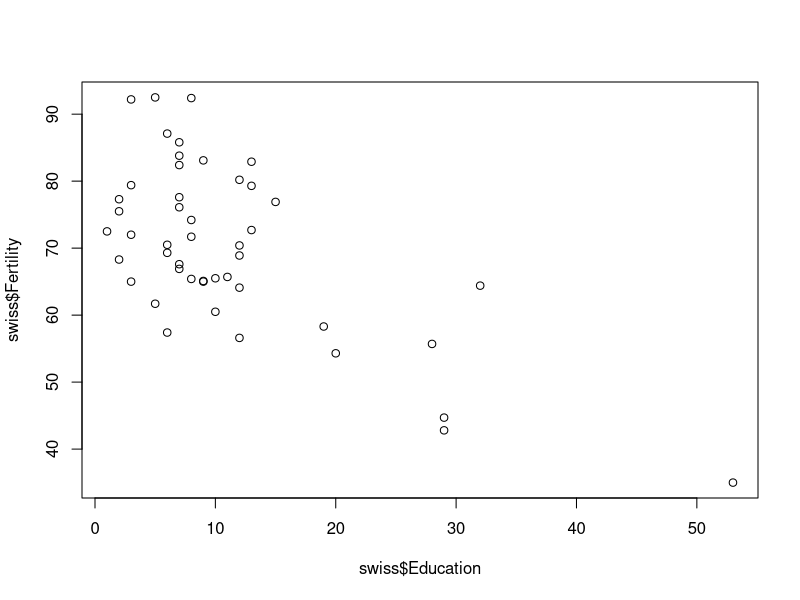
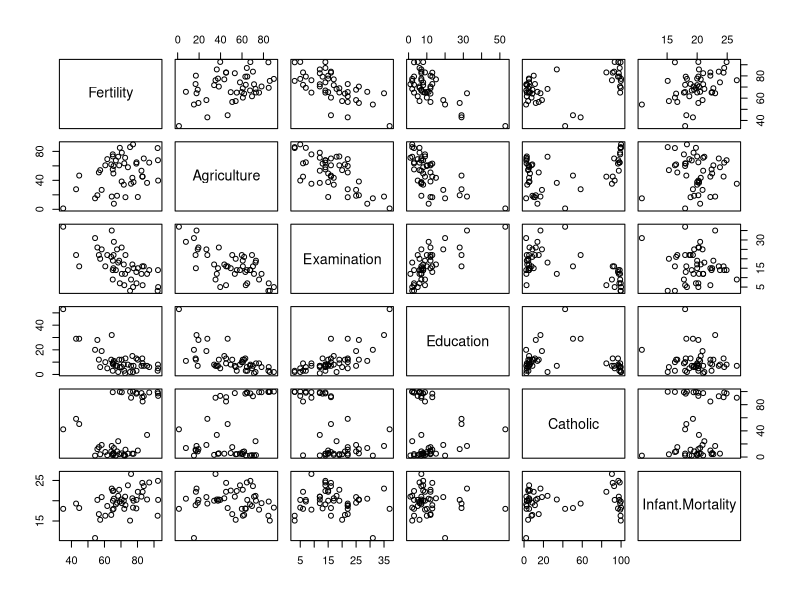
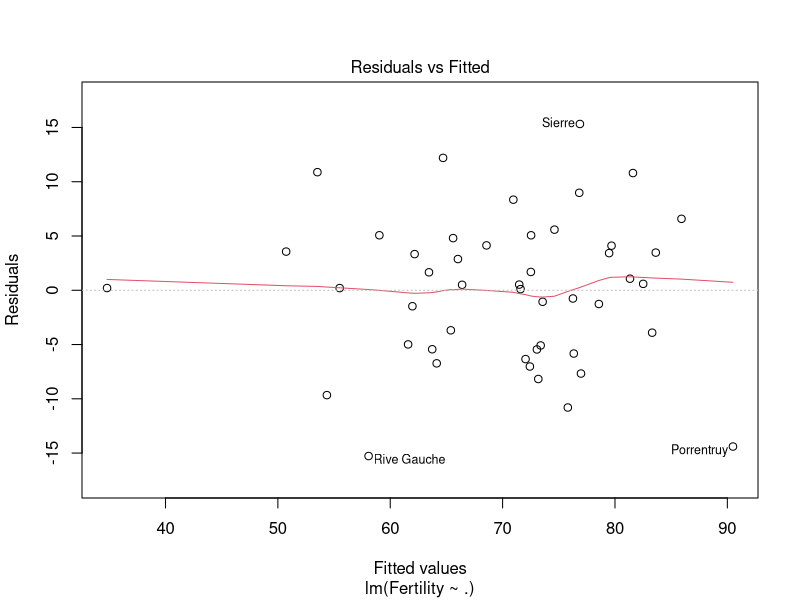
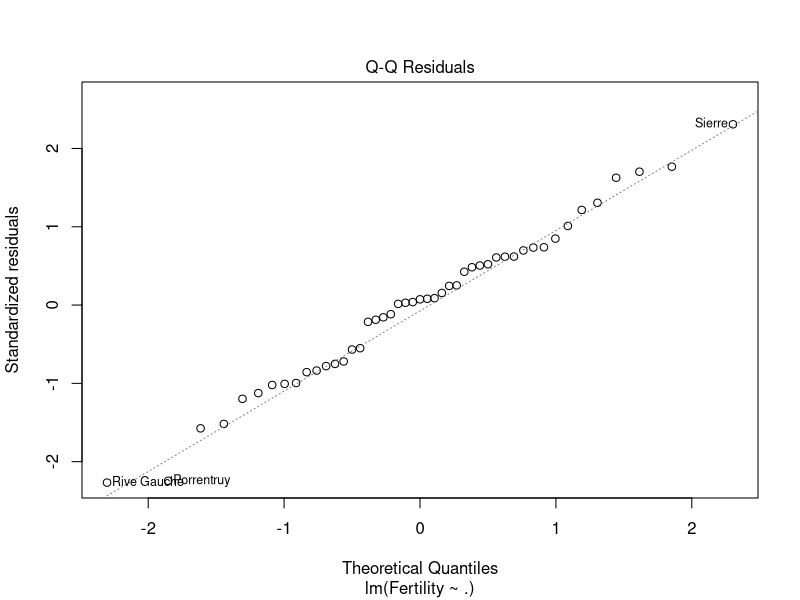
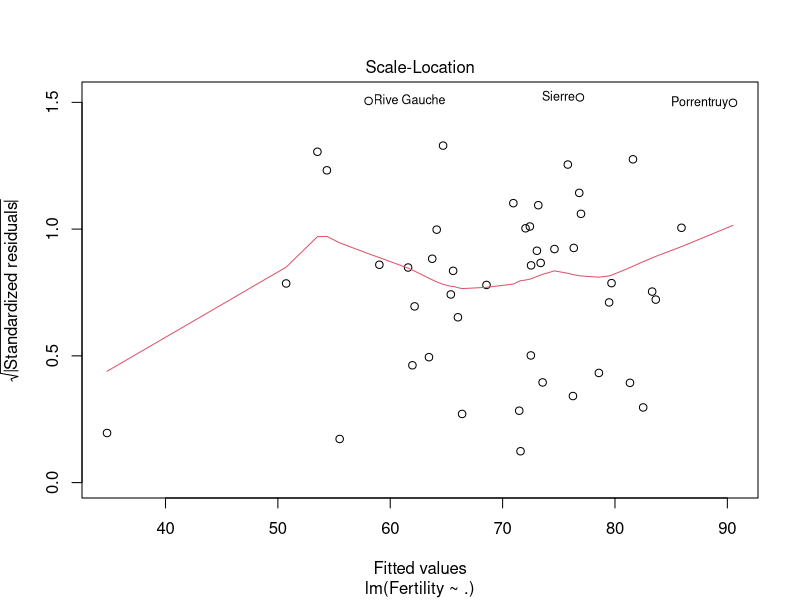
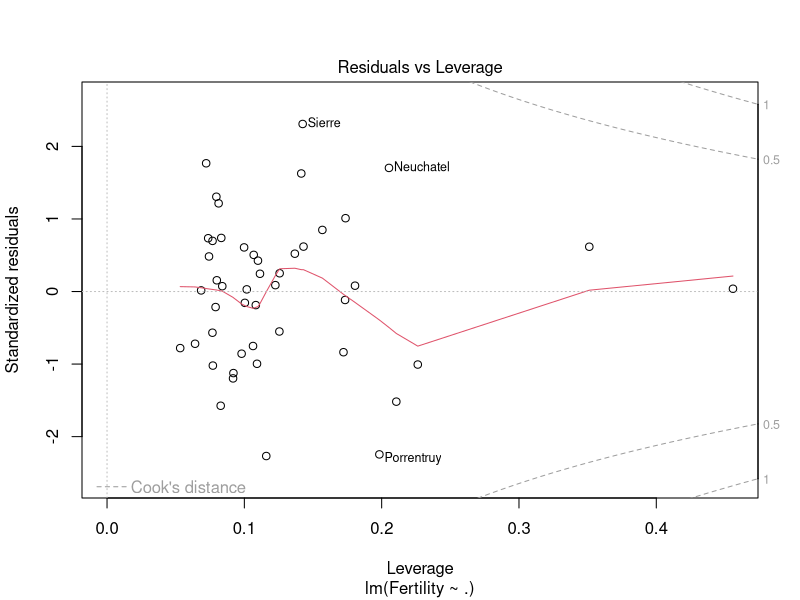

R code for these plots, in order:
# Check Your Understanding
# Linear Regression

# 3.1
# load swiss data
# read about the data, type at console: ?swiss
data(swiss)
str(swiss)
head(swiss)

# plot
plot(swiss$Fertility~swiss$Education)
# there seems to be a general downward trend

# build a model predicting
lm1 <- lm(Fertility~Education, data=swiss)
summary(lm1)

# Education had a low p-value which indicates
#  that Education helps predict Fertility
# Education has a negative coefficient, meaning 
#  that higher education leads to lower birth rate
# The R-squared of 0.44 indicates that some variance
#  in the data is explained by Education, but it is not high
# Formula: Fertility = 79.6101 - 0.8624*Education
# for Education=11:  = 70.1 (mean is 70.1 as well)

# 3.2
cov(swiss$Fertility, swiss$Education)
cor(swiss$Fertility, swiss$Education)
# the covariance is negative, meaning 
#  that Fertility and Education are trending opposite
# the correlation is strongly negative, meaning
#  that as Education increases, Fertility decreases
# order does not matter for cov or cor
# t-value =pre
-0.8624/0.1448
# this is same absolute value as t-value
# compute metrics manually:
rss <- sum(lm1$residuals^2)
rse <- sqrt(rss*(1/(length(swiss$Fertility)-2)))
r_2 <- 1 - rss/sum((swiss$Fertility - mean(swiss$Fertility))^2)
# make up some test data
test <- swiss[c(4, 17, 28, 31, 43),]
pred <- predict(lm1, newdata=test)
# print side by side, surprisingly not that close
print(cbind(pred, test$Fertility))
cor(pred, test$Fertility)
mse <- mean((pred - test$Fertility)^2)
sqrt(mse)
mean(lm1$residuals)
# the rmse for the randomly chosen items was 7.5
#   and the mean of the residuals was -7.2, 
#   which is close in absolute value;
#   not surprising  because they are measuring the same thing

# 3.3
x <- swiss$Education
y <- swiss$Fertility
x_mean <- mean(x)
y_mean <- mean(y)
w_hat <- sum((x-x_mean)*(y-y_mean)) / sum((x-x_mean)^2)
b_hat <- y_mean - w_hat  * x_mean
print(paste("w and b estimates = ", w_hat, b_hat))
lm1$coefficients
# means are used to compute average spread of x, y
#    from the means and this determines the regression line

# 3.4
x_m <- matrix(cbind(rep(1, nrow(swiss)), x), ncol=2)
y_m <- matrix(y)
solve(t(x_m) %*% x_m) %*% t(x_m) %*% y
lm1$coefficients

# 3.5
cor(swiss)
pairs(swiss)
# Education and Examination seem to be correlated
# Education and Examination are both correlated with Fertililty
lm2 <- lm(Fertility~., data=swiss)
summary(lm2)
# just use best predictors
lm3 <- lm(Fertility~Education+Catholic+Infant.Mortality, data=swiss)
summary(lm3)
# metrics  lm1, lm2, lm3
# RSE:     9.4  7.2  7.5
# R2:      .44  .7   .66
anova(lm1, lm2, lm3)
# lm2 is the best model
plot(lm2)
# plot 1 - a dip in the red line, possibly indicating
#   that Rive Gauche and Porrenruy and Sierre may be outliers
# plot 2
# some of the residuals veer off the diagonal line
# plot 3
# the line is not horizontal
# plot 4
# there seem to be some outliers which require further investigation

# 3.6
lm4 <- lm(Fertility~poly(Education, 2), data=swiss)
lm5 <- lm(Fertility~poly(Education, 3), data=swiss)
anova(lm1, lm4, lm5)
# The polynomial models only slightly lowered RSS and 
#   did not have low p-values, so probably only
#   getting slightly better results from overfitting


# 3.7
lm6 <- lm(Fertility~.+Education*Infant.Mortality, data=swiss)
anova(lm2, lm6)
summary(lm6)
# the interaction predictor did not have a low p-value but
#   it was lower than Infant.Mortality by itself. 
# the anova results provide little justification for including it

